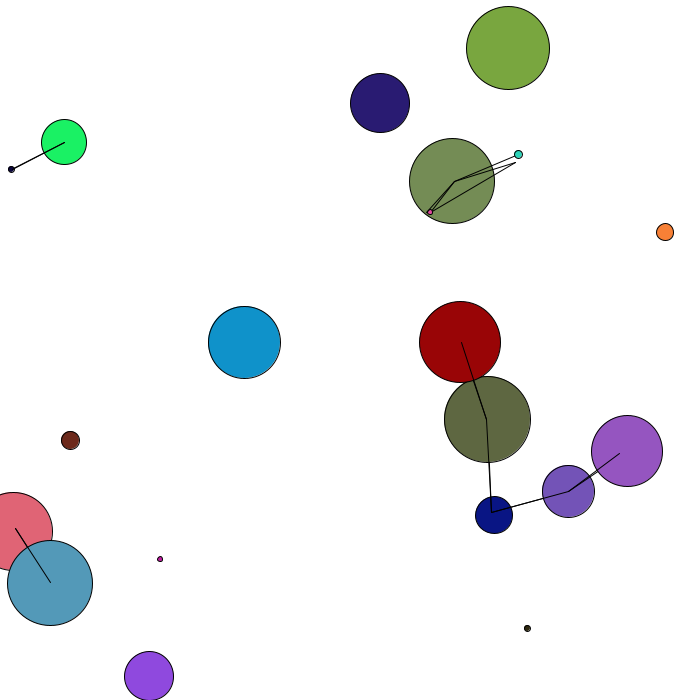
Frame 1 (no input)
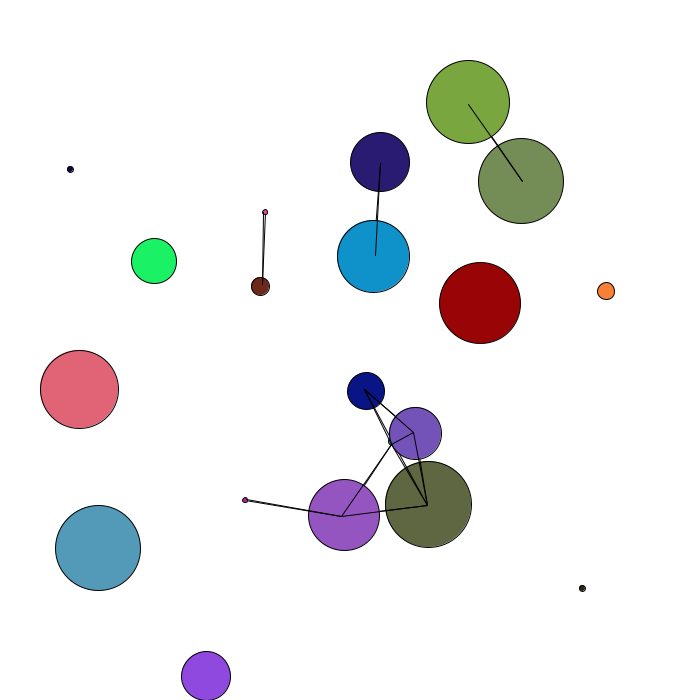
Frame 60 (the mouse pressed at the canvas centre just before this capture)
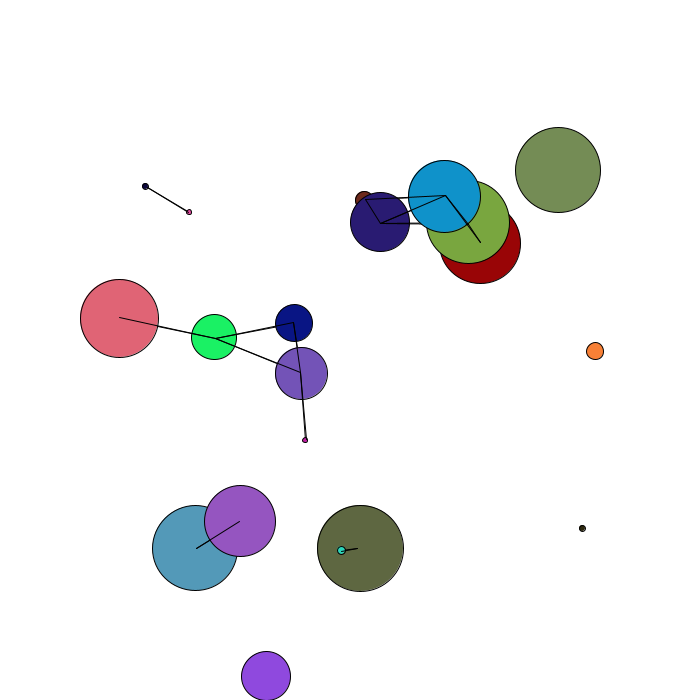
Frame 120 (the mouse held since frame 60 and released just before this capture)

The Processing sketch that drew these frames (run headless with seeded random() and noise(); from frame 60 on, the mouse is pressed at the canvas centre):

// Processing sketch: processing_131814
// ── processing_131814.pde

//* La mayor parte del codigo lo pude hacer gracias a Melania Gonzales
// estuve traveseando tratando de meter rectángulos: traté de usar el mismo iterador y los mismos valores, 
// o el mismo iterador pero agregando 4 valores solo para los rectángulos, los rectángulos o bien aparecían y desaparecían,
// o bien varios circulos y rectángulos se quedaban quietos al legar al B mientras que otros sí se movían.
// En definitiva requiero un mejor manejo de conceptos para poder "jugar" más.

int ncircs=20; //declarar la cantidad de círculos
int [][] circs = new int[ncircs][9]; 
// primer[]: cantidad de elementos, segundo[]: cantidad de variables para esos elementos

void setup() {
  size(700,700);//tamaño de la pantalla
  for (int i=0;i<ncircs;i++) //declara como recorre la matriz
    {
    circs[i][0]=(int)random(width); //el inicio en el eje X
    circs[i][1]=(int)random(height); // el inicio en el eje Y
    circs[i][2]=(int)random(width); //punto de destino en el eje X
    circs[i][3]=(int)random(height); //punto de destino en el eje y
    circs[i][4]=(int)random(100); //radio max
    circs[i][5]=(int)random(50,200); //velocidad inicial
    circs[i][6]=(int)random(255); //color
    circs[i][7]=(int)random(255); //color
    circs[i][8]=(int)random(255); //color
    //fija valores dentro de una matriz 
   }
}

void draw() {
  background(255);//color del fondo
  for(int i=0;i<ncircs;i++) { //para esta formula:
    
    fill(circs[i][6],circs[i][7],circs[i][8]); //pintar ellipse en RGB aleatorio
    ellipse(circs[i][0],circs[i][1],circs[i][4],circs[i][4]); //dibujar ellipse
    
    int v= circs[i][5]; //establecer la razon de cambio
    circs[i][0]+=(circs[i][2]-circs[i][0])/v; //mover del punto A al punto B en el eje X
    circs[i][1]+=(circs[i][3]-circs[i][1])/v; //mover del punto A al punto B en el eje Y
    
    int a= circs[i][0]-circs[i][2]; //que tan cerca de B sobre el X
    int b= circs[i][1]-circs[i][3]; //que tan cerca de B sobre el Y
    
      if (((a<v)&&(a>-v))&&((b<v)&&(b>-v)))
        {
        circs[i][2]=(int)random(width); //se renueva el punto B sobre el eje X
        circs[i][3]=(int)random(height); //se renueva el punto B sobre el eje Y
        
        }
    for(int p=0;p<ncircs;p++) { //establece un nuevo iterrador para dibujar las líneas
      if(i!=p){ //si i es diferente a p entonces....
        int dist = (int)sqrt(sq(circs[i][0]-circs[p][0])+sq(circs[i][1]-circs[p][1]));
        //calcula la hipotenusa entre dos puntos para ser el punto de contacto
        if(dist<100){ //si la distancia es menor a 100 pixeles
            line(circs[i][0],circs[i][1],circs[p][0],circs[p][1]); //dibuja la línea entre ambos puntos
          }
        }
    }
  }
}
